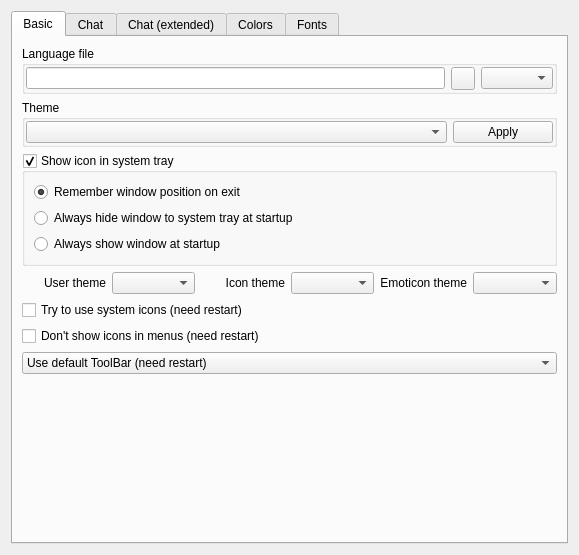
<?xml version="1.0" encoding="UTF-8"?>
<ui version="4.0">
 <class>UISettingsGUI</class>
 <widget class="QWidget" name="UISettingsGUI">
  <property name="geometry">
   <rect>
    <x>0</x>
    <y>0</y>
    <width>579</width>
    <height>555</height>
   </rect>
  </property>
  <property name="windowTitle">
   <string notr="true"/>
  </property>
  <layout class="QGridLayout" name="gridLayout">
   <item row="0" column="0">
    <widget class="QTabWidget" name="tabWidget">
     <property name="currentIndex">
      <number>0</number>
     </property>
     <widget class="QWidget" name="tab_2">
      <attribute name="title">
       <string>Basic</string>
      </attribute>
      <layout class="QVBoxLayout" name="verticalLayout_4">
       <item>
        <widget class="QGroupBox" name="groupBox_2">
         <property name="title">
          <string>Language file</string>
         </property>
         <layout class="QGridLayout" name="gridLayout_6">
          <property name="margin">
           <number>1</number>
          </property>
          <item row="0" column="0">
           <widget class="LineEdit" name="lineEdit_LANGFILE"/>
          </item>
          <item row="0" column="1">
           <widget class="QToolButton" name="toolButton_LANGBROWSE">
            <property name="text">
             <string/>
            </property>
           </widget>
          </item>
          <item row="0" column="2">
           <widget class="QComboBox" name="comboBox_LANGS"/>
          </item>
         </layout>
        </widget>
       </item>
       <item>
        <widget class="QGroupBox" name="groupBox_3">
         <property name="title">
          <string>Theme</string>
         </property>
         <layout class="QGridLayout" name="gridLayout_5">
          <property name="margin">
           <number>1</number>
          </property>
          <item row="0" column="0">
           <widget class="QComboBox" name="comboBox_THEMES"/>
          </item>
          <item row="0" column="1">
           <widget class="QPushButton" name="pushButton_TEST">
            <property name="maximumSize">
             <size>
              <width>100</width>
              <height>16777215</height>
             </size>
            </property>
            <property name="text">
             <string>Apply</string>
            </property>
           </widget>
          </item>
         </layout>
        </widget>
       </item>
       <item>
        <widget class="QGroupBox" name="groupBox_TRAY">
         <property name="title">
          <string>Show icon in system tray</string>
         </property>
         <property name="checkable">
          <bool>true</bool>
         </property>
         <layout class="QVBoxLayout" name="verticalLayout">
          <item>
           <widget class="QRadioButton" name="radioButton_REMEMBER">
            <property name="text">
             <string>Remember window position on exit</string>
            </property>
            <property name="checked">
             <bool>true</bool>
            </property>
           </widget>
          </item>
          <item>
           <widget class="QRadioButton" name="radioButton_HIDE">
            <property name="text">
             <string>Always hide window to system tray at startup</string>
            </property>
           </widget>
          </item>
          <item>
           <widget class="QRadioButton" name="radioButton_SHOW">
            <property name="text">
             <string>Always show window at startup</string>
            </property>
           </widget>
          </item>
         </layout>
        </widget>
       </item>
       <item>
        <layout class="QHBoxLayout" name="horizontalLayout">
         <item>
          <widget class="QLabel" name="label_13">
           <property name="toolTip">
            <string>(need restart)</string>
           </property>
           <property name="text">
            <string>User theme</string>
           </property>
           <property name="alignment">
            <set>Qt::AlignRight|Qt::AlignTrailing|Qt::AlignVCenter</set>
           </property>
           <property name="wordWrap">
            <bool>true</bool>
           </property>
          </widget>
         </item>
         <item>
          <widget class="QComboBox" name="comboBox_USERS">
           <property name="toolTip">
            <string>(need restart)</string>
           </property>
          </widget>
         </item>
         <item>
          <widget class="QLabel" name="label_2">
           <property name="text">
            <string>Icon theme</string>
           </property>
           <property name="alignment">
            <set>Qt::AlignRight|Qt::AlignTrailing|Qt::AlignVCenter</set>
           </property>
           <property name="wordWrap">
            <bool>true</bool>
           </property>
          </widget>
         </item>
         <item>
          <widget class="QComboBox" name="comboBox_ICONS"/>
         </item>
         <item>
          <widget class="QLabel" name="label_3">
           <property name="text">
            <string>Emoticon theme</string>
           </property>
           <property name="alignment">
            <set>Qt::AlignRight|Qt::AlignTrailing|Qt::AlignVCenter</set>
           </property>
           <property name="wordWrap">
            <bool>true</bool>
           </property>
          </widget>
         </item>
         <item>
          <widget class="QComboBox" name="comboBox_EMOT"/>
         </item>
        </layout>
       </item>
       <item>
        <widget class="QCheckBox" name="checkBox_ICONTHEME">
         <property name="text">
          <string>Try to use system icons (need restart)</string>
         </property>
        </widget>
       </item>
       <item>
        <widget class="QCheckBox" name="checkBox_HIDE_ICONS_IN_MENU">
         <property name="text">
          <string>Don't show icons in menus (need restart)</string>
         </property>
        </widget>
       </item>
       <item>
        <widget class="QComboBox" name="comboBox_TABBAR">
         <item>
          <property name="text">
           <string>Use default ToolBar (need restart)</string>
          </property>
         </item>
         <item>
          <property name="text">
           <string>Use multi-line ToolBar (need restart)</string>
          </property>
         </item>
         <item>
          <property name="text">
           <string>Use SideBar instead of ToolBar (need restart)</string>
          </property>
         </item>
        </widget>
       </item>
       <item>
        <spacer name="verticalSpacer">
         <property name="orientation">
          <enum>Qt::Vertical</enum>
         </property>
         <property name="sizeHint" stdset="0">
          <size>
           <width>20</width>
           <height>40</height>
          </size>
         </property>
        </spacer>
       </item>
      </layout>
     </widget>
     <widget class="QWidget" name="tab">
      <attribute name="title">
       <string>Chat</string>
      </attribute>
      <layout class="QVBoxLayout" name="verticalLayout_2">
       <item>
        <widget class="QCheckBox" name="checkBox_CHATJOINS">
         <property name="text">
          <string>Show joins</string>
         </property>
        </widget>
       </item>
       <item>
        <widget class="QCheckBox" name="checkBox_JOINSFAV">
         <property name="enabled">
          <bool>false</bool>
         </property>
         <property name="text">
          <string>Show joins only for favorite users</string>
         </property>
        </widget>
       </item>
       <item>
        <widget class="QCheckBox" name="checkBox_CHATHIDDEN">
         <property name="text">
          <string>Show hidden users</string>
         </property>
        </widget>
       </item>
       <item>
        <widget class="QCheckBox" name="checkBox_IGNOREPMHUB">
         <property name="text">
          <string>Ignore private messages from Hub</string>
         </property>
        </widget>
       </item>
       <item>
        <widget class="QCheckBox" name="checkBox_IGNOREPMBOT">
         <property name="text">
          <string>Ignore private messages from Bot</string>
         </property>
        </widget>
       </item>
       <item>
        <widget class="QCheckBox" name="checkBox_REDIRECTPMBOT">
         <property name="text">
          <string>Redirect messages from Bot to the main chat</string>
         </property>
        </widget>
       </item>
       <item>
        <widget class="QCheckBox" name="checkBox_REDIRECT_UNREAD">
         <property name="text">
          <string>Redirect new personal messages to the main chat</string>
         </property>
        </widget>
       </item>
       <item>
        <widget class="QCheckBox" name="checkBox_KEEPFOCUS">
         <property name="text">
          <string>Do not change focus on new incoming private messages</string>
         </property>
         <property name="autoExclusive">
          <bool>false</bool>
         </property>
        </widget>
       </item>
       <item>
        <widget class="QCheckBox" name="checkBox_UNREADEN_DRAW_LINE">
         <property name="text">
          <string>Use separator for unread messages in the chat</string>
         </property>
        </widget>
       </item>
       <item>
        <widget class="QCheckBox" name="checkBox_ROTATING">
         <property name="text">
          <string>Filter kick-messages from the chat</string>
         </property>
        </widget>
       </item>
       <item>
        <widget class="QCheckBox" name="checkBox_USE_CTRL_ENTER">
         <property name="text">
          <string>Use Ctrl+Enter to send messages</string>
         </property>
         <property name="autoExclusive">
          <bool>false</bool>
         </property>
        </widget>
       </item>
       <item>
        <widget class="QCheckBox" name="checkBox_EMOT">
         <property name="text">
          <string>Enable emoticons</string>
         </property>
        </widget>
       </item>
       <item>
        <widget class="QCheckBox" name="checkBox_EMOTFORCE">
         <property name="toolTip">
          <string>If checked, you'll see emoticons even in the middle of words.
If unchecked, you'll see emoticons only if they are isolated
from other words by spaces.</string>
         </property>
         <property name="text">
          <string>Force emoticon parsing</string>
         </property>
        </widget>
       </item>
       <item>
        <widget class="QCheckBox" name="checkBox_SMILEPANEL">
         <property name="text">
          <string>Use emoticons panel</string>
         </property>
        </widget>
       </item>
       <item>
        <widget class="QCheckBox" name="checkBox_HIDESMILEPANEL">
         <property name="text">
          <string>Autohide emoticons panel</string>
         </property>
        </widget>
       </item>
       <item>
        <spacer name="verticalSpacer_2">
         <property name="orientation">
          <enum>Qt::Vertical</enum>
         </property>
         <property name="sizeHint" stdset="0">
          <size>
           <width>20</width>
           <height>40</height>
          </size>
         </property>
        </spacer>
       </item>
      </layout>
     </widget>
     <widget class="QWidget" name="tab_5">
      <attribute name="title">
       <string>Chat (extended)</string>
      </attribute>
      <layout class="QVBoxLayout" name="verticalLayout_5">
       <item>
        <layout class="QGridLayout" name="gridLayout_8">
         <item row="0" column="0">
          <widget class="QLabel" name="label_8">
           <property name="sizePolicy">
            <sizepolicy hsizetype="Expanding" vsizetype="Preferred">
             <horstretch>0</horstretch>
             <verstretch>0</verstretch>
            </sizepolicy>
           </property>
           <property name="text">
            <string>Double click action</string>
           </property>
           <property name="alignment">
            <set>Qt::AlignRight|Qt::AlignTrailing|Qt::AlignVCenter</set>
           </property>
           <property name="wordWrap">
            <bool>true</bool>
           </property>
          </widget>
         </item>
         <item row="0" column="1">
          <widget class="QComboBox" name="comboBox_DBL_CLICK">
           <item>
            <property name="text">
             <string>Insert nick into input widget</string>
            </property>
           </item>
           <item>
            <property name="text">
             <string>Get file list</string>
            </property>
           </item>
           <item>
            <property name="text">
             <string>Private message</string>
            </property>
           </item>
          </widget>
         </item>
         <item row="1" column="1">
          <widget class="QComboBox" name="comboBox_MDL_CLICK">
           <item>
            <property name="text">
             <string>Insert nick into input widget</string>
            </property>
           </item>
           <item>
            <property name="text">
             <string>Get file list</string>
            </property>
           </item>
           <item>
            <property name="text">
             <string>Private message</string>
            </property>
           </item>
          </widget>
         </item>
         <item row="3" column="0">
          <widget class="QLabel" name="label_10">
           <property name="sizePolicy">
            <sizepolicy hsizetype="Expanding" vsizetype="Preferred">
             <horstretch>0</horstretch>
             <verstretch>0</verstretch>
            </sizepolicy>
           </property>
           <property name="toolTip">
            <string>Show kibibyte (KiB) or kilobyte (KB), etc.</string>
           </property>
           <property name="text">
            <string>Application unit base</string>
           </property>
           <property name="alignment">
            <set>Qt::AlignRight|Qt::AlignTrailing|Qt::AlignVCenter</set>
           </property>
           <property name="wordWrap">
            <bool>true</bool>
           </property>
          </widget>
         </item>
         <item row="3" column="1">
          <widget class="QComboBox" name="comboBox_APP_UNIT_BASE">
           <property name="currentText" stdset="0">
            <string notr="true">IEC</string>
           </property>
           <item>
            <property name="text">
             <string notr="true">IEC</string>
            </property>
           </item>
           <item>
            <property name="text">
             <string notr="true">JEDEC</string>
            </property>
           </item>
           <item>
            <property name="text">
             <string>Metric</string>
            </property>
           </item>
          </widget>
         </item>
         <item row="4" column="0">
          <widget class="QLabel" name="label_11">
           <property name="sizePolicy">
            <sizepolicy hsizetype="Expanding" vsizetype="Preferred">
             <horstretch>0</horstretch>
             <verstretch>0</verstretch>
            </sizepolicy>
           </property>
           <property name="toolTip">
            <string>&lt;html&gt;&lt;head/&gt;&lt;body&gt;&lt;p&gt;These expressions may be used for the time:&lt;/p&gt;&lt;table border=&quot;0&quot; style=&quot; margin-top:0px; margin-bottom:0px; margin-left:0px; margin-right:0px;&quot; cellspacing=&quot;2&quot; cellpadding=&quot;0&quot;&gt;&lt;thead&gt;&lt;tr&gt;&lt;td&gt;&lt;p align=&quot;center&quot;&gt;&lt;span style=&quot; font-weight:600;&quot;&gt;Expression&lt;/span&gt;&lt;/p&gt;&lt;/td&gt;&lt;td&gt;&lt;p align=&quot;center&quot;&gt;&lt;span style=&quot; font-weight:600;&quot;&gt;Output&lt;/span&gt;&lt;/p&gt;&lt;/td&gt;&lt;/tr&gt;&lt;/thead&gt;&lt;tr&gt;&lt;td style=&quot; vertical-align:top;&quot;&gt;&lt;p&gt;h&lt;/p&gt;&lt;/td&gt;&lt;td style=&quot; vertical-align:top;&quot;&gt;&lt;p&gt;the hour without a leading zero (0 to 23 or 1 to 12 if AM/PM display)&lt;/p&gt;&lt;/td&gt;&lt;/tr&gt;&lt;tr&gt;&lt;td style=&quot; vertical-align:top;&quot;&gt;&lt;p&gt;hh&lt;/p&gt;&lt;/td&gt;&lt;td style=&quot; vertical-align:top;&quot;&gt;&lt;p&gt;the hour with a leading zero (00 to 23 or 01 to 12 if AM/PM display)&lt;/p&gt;&lt;/td&gt;&lt;/tr&gt;&lt;tr&gt;&lt;td style=&quot; vertical-align:top;&quot;&gt;&lt;p&gt;H&lt;/p&gt;&lt;/td&gt;&lt;td style=&quot; vertical-align:top;&quot;&gt;&lt;p&gt;the hour without a leading zero (0 to 23, even with AM/PM display)&lt;/p&gt;&lt;/td&gt;&lt;/tr&gt;&lt;tr&gt;&lt;td style=&quot; vertical-align:top;&quot;&gt;&lt;p&gt;HH&lt;/p&gt;&lt;/td&gt;&lt;td style=&quot; vertical-align:top;&quot;&gt;&lt;p&gt;the hour with a leading zero (00 to 23, even with AM/PM display)&lt;/p&gt;&lt;/td&gt;&lt;/tr&gt;&lt;tr&gt;&lt;td style=&quot; vertical-align:top;&quot;&gt;&lt;p&gt;m&lt;/p&gt;&lt;/td&gt;&lt;td style=&quot; vertical-align:top;&quot;&gt;&lt;p&gt;the minute without a leading zero (0 to 59)&lt;/p&gt;&lt;/td&gt;&lt;/tr&gt;&lt;tr&gt;&lt;td style=&quot; vertical-align:top;&quot;&gt;&lt;p&gt;mm&lt;/p&gt;&lt;/td&gt;&lt;td style=&quot; vertical-align:top;&quot;&gt;&lt;p&gt;the minute with a leading zero (00 to 59)&lt;/p&gt;&lt;/td&gt;&lt;/tr&gt;&lt;tr&gt;&lt;td style=&quot; vertical-align:top;&quot;&gt;&lt;p&gt;s&lt;/p&gt;&lt;/td&gt;&lt;td style=&quot; vertical-align:top;&quot;&gt;&lt;p&gt;the second without a leading zero (0 to 59)&lt;/p&gt;&lt;/td&gt;&lt;/tr&gt;&lt;tr&gt;&lt;td style=&quot; vertical-align:top;&quot;&gt;&lt;p&gt;ss&lt;/p&gt;&lt;/td&gt;&lt;td style=&quot; vertical-align:top;&quot;&gt;&lt;p&gt;the second with a leading zero (00 to 59)&lt;/p&gt;&lt;/td&gt;&lt;/tr&gt;&lt;tr&gt;&lt;td style=&quot; vertical-align:top;&quot;&gt;&lt;p&gt;z&lt;/p&gt;&lt;/td&gt;&lt;td style=&quot; vertical-align:top;&quot;&gt;&lt;p&gt;the milliseconds without leading zeroes (0 to 999)&lt;/p&gt;&lt;/td&gt;&lt;/tr&gt;&lt;tr&gt;&lt;td style=&quot; vertical-align:top;&quot;&gt;&lt;p&gt;zzz&lt;/p&gt;&lt;/td&gt;&lt;td style=&quot; vertical-align:top;&quot;&gt;&lt;p&gt;the milliseconds with leading zeroes (000 to 999)&lt;/p&gt;&lt;/td&gt;&lt;/tr&gt;&lt;tr&gt;&lt;td style=&quot; vertical-align:top;&quot;&gt;&lt;p&gt;AP or A&lt;/p&gt;&lt;/td&gt;&lt;td style=&quot; vertical-align:top;&quot;&gt;&lt;p&gt;use AM/PM display. &lt;span style=&quot; font-style:italic;&quot;&gt;A/AP&lt;/span&gt; will be replaced by either &amp;quot;AM&amp;quot; or &amp;quot;PM&amp;quot;.&lt;/p&gt;&lt;/td&gt;&lt;/tr&gt;&lt;tr&gt;&lt;td style=&quot; vertical-align:top;&quot;&gt;&lt;p&gt;ap or a&lt;/p&gt;&lt;/td&gt;&lt;td style=&quot; vertical-align:top;&quot;&gt;&lt;p&gt;use am/pm display. &lt;span style=&quot; font-style:italic;&quot;&gt;a/ap&lt;/span&gt; will be replaced by either &amp;quot;am&amp;quot; or &amp;quot;pm&amp;quot;.&lt;/p&gt;&lt;/td&gt;&lt;/tr&gt;&lt;tr&gt;&lt;td style=&quot; vertical-align:top;&quot;&gt;&lt;p&gt;t&lt;/p&gt;&lt;/td&gt;&lt;td style=&quot; vertical-align:top;&quot;&gt;&lt;p&gt;the timezone (for example &amp;quot;CEST&amp;quot;)&lt;/p&gt;&lt;/td&gt;&lt;/tr&gt;&lt;/table&gt;&lt;/body&gt;&lt;/html&gt;</string>
           </property>
           <property name="text">
            <string>Timestamp</string>
           </property>
           <property name="alignment">
            <set>Qt::AlignRight|Qt::AlignTrailing|Qt::AlignVCenter</set>
           </property>
           <property name="wordWrap">
            <bool>true</bool>
           </property>
          </widget>
         </item>
         <item row="1" column="0">
          <widget class="QLabel" name="label_9">
           <property name="sizePolicy">
            <sizepolicy hsizetype="Expanding" vsizetype="Preferred">
             <horstretch>0</horstretch>
             <verstretch>0</verstretch>
            </sizepolicy>
           </property>
           <property name="text">
            <string>Middle click action</string>
           </property>
           <property name="alignment">
            <set>Qt::AlignRight|Qt::AlignTrailing|Qt::AlignVCenter</set>
           </property>
           <property name="wordWrap">
            <bool>true</bool>
           </property>
          </widget>
         </item>
         <item row="2" column="0">
          <widget class="QLabel" name="label_12">
           <property name="sizePolicy">
            <sizepolicy hsizetype="Expanding" vsizetype="Preferred">
             <horstretch>0</horstretch>
             <verstretch>0</verstretch>
            </sizepolicy>
           </property>
           <property name="text">
            <string>Default action with magnet</string>
           </property>
           <property name="alignment">
            <set>Qt::AlignRight|Qt::AlignTrailing|Qt::AlignVCenter</set>
           </property>
           <property name="wordWrap">
            <bool>true</bool>
           </property>
          </widget>
         </item>
         <item row="2" column="1">
          <widget class="QComboBox" name="comboBox_DEF_MAGNET_ACTION">
           <item>
            <property name="text">
             <string>Ask</string>
            </property>
           </item>
           <item>
            <property name="text">
             <string>Search</string>
            </property>
           </item>
           <item>
            <property name="text">
             <string>Download</string>
            </property>
           </item>
          </widget>
         </item>
         <item row="4" column="1">
          <widget class="QLineEdit" name="lineEdit_TIMESTAMP">
           <property name="text">
            <string notr="true">hh:mm:ss</string>
           </property>
          </widget>
         </item>
        </layout>
       </item>
       <item>
        <layout class="QGridLayout" name="gridLayout_2">
         <item row="1" column="0">
          <widget class="QLabel" name="label">
           <property name="sizePolicy">
            <sizepolicy hsizetype="Expanding" vsizetype="Preferred">
             <horstretch>0</horstretch>
             <verstretch>0</verstretch>
            </sizepolicy>
           </property>
           <property name="text">
            <string>Remember outgoing messages (0 = don't remember)</string>
           </property>
           <property name="alignment">
            <set>Qt::AlignRight|Qt::AlignTrailing|Qt::AlignVCenter</set>
           </property>
           <property name="wordWrap">
            <bool>true</bool>
           </property>
          </widget>
         </item>
         <item row="1" column="1">
          <widget class="QSpinBox" name="spinBox_OUT_IN_HIST">
           <property name="maximum">
            <number>500</number>
           </property>
           <property name="value">
            <number>50</number>
           </property>
          </widget>
         </item>
         <item row="2" column="0">
          <widget class="QLabel" name="label_6">
           <property name="sizePolicy">
            <sizepolicy hsizetype="Expanding" vsizetype="Preferred">
             <horstretch>0</horstretch>
             <verstretch>0</verstretch>
            </sizepolicy>
           </property>
           <property name="text">
            <string>Maximum paragraphs</string>
           </property>
           <property name="alignment">
            <set>Qt::AlignRight|Qt::AlignTrailing|Qt::AlignVCenter</set>
           </property>
           <property name="wordWrap">
            <bool>true</bool>
           </property>
          </widget>
         </item>
         <item row="2" column="1">
          <widget class="QSpinBox" name="spinBox_PARAGRAPHS">
           <property name="maximum">
            <number>1000000</number>
           </property>
          </widget>
         </item>
         <item row="3" column="0">
          <widget class="QLabel" name="label_7">
           <property name="sizePolicy">
            <sizepolicy hsizetype="Expanding" vsizetype="Preferred">
             <horstretch>0</horstretch>
             <verstretch>0</verstretch>
            </sizepolicy>
           </property>
           <property name="text">
            <string>Separator in chat</string>
           </property>
           <property name="alignment">
            <set>Qt::AlignRight|Qt::AlignTrailing|Qt::AlignVCenter</set>
           </property>
           <property name="wordWrap">
            <bool>true</bool>
           </property>
          </widget>
         </item>
         <item row="3" column="1">
          <widget class="QComboBox" name="comboBox_CHAT_SEPARATOR">
           <item>
            <property name="text">
             <string notr="true">:</string>
            </property>
           </item>
           <item>
            <property name="text">
             <string notr="true">,</string>
            </property>
           </item>
          </widget>
         </item>
        </layout>
       </item>
       <item>
        <widget class="QCheckBox" name="checkBox_HIGHLIGHTFAVS">
         <property name="text">
          <string>Highlight favorite users in user list</string>
         </property>
        </widget>
       </item>
       <item>
        <widget class="QCheckBox" name="checkBox_CHAT_SHOW_IP">
         <property name="toolTip">
          <string>Depending on hub configuration: information about
them is usually available only to operators</string>
         </property>
         <property name="text">
          <string>Show ip-addresses of users in chat</string>
         </property>
        </widget>
       </item>
       <item>
        <widget class="QCheckBox" name="checkBox_CHAT_SHOW_CC">
         <property name="text">
          <string>Show country of users in chat</string>
         </property>
        </widget>
       </item>
       <item>
        <widget class="QCheckBox" name="checkBox_BB_CODE">
         <property name="text">
          <string>Parse BBCode</string>
         </property>
        </widget>
       </item>
       <item>
        <spacer name="verticalSpacer_4">
         <property name="orientation">
          <enum>Qt::Vertical</enum>
         </property>
         <property name="sizeHint" stdset="0">
          <size>
           <width>20</width>
           <height>118</height>
          </size>
         </property>
        </spacer>
       </item>
      </layout>
     </widget>
     <widget class="QWidget" name="tab_3">
      <attribute name="title">
       <string>Colors</string>
      </attribute>
      <layout class="QVBoxLayout" name="verticalLayout_3">
       <item>
        <widget class="QGroupBox" name="groupBox">
         <property name="title">
          <string>Text colors in chat</string>
         </property>
         <layout class="QGridLayout" name="gridLayout_3">
          <property name="margin">
           <number>1</number>
          </property>
          <item row="0" column="0">
           <widget class="QListWidget" name="listWidget_CHATCOLOR">
            <property name="minimumSize">
             <size>
              <width>0</width>
              <height>35</height>
             </size>
            </property>
           </widget>
          </item>
         </layout>
        </widget>
       </item>
       <item>
        <widget class="QGroupBox" name="groupBox_5">
         <property name="title">
          <string>Highlighting of search results in the chat</string>
         </property>
         <layout class="QHBoxLayout" name="horizontalLayout_2">
          <property name="margin">
           <number>1</number>
          </property>
          <item>
           <widget class="QLabel" name="label_4">
            <property name="text">
             <string>Color</string>
            </property>
            <property name="wordWrap">
             <bool>true</bool>
            </property>
           </widget>
          </item>
          <item>
           <widget class="QToolButton" name="toolButton_H_COLOR">
            <property name="toolTip">
             <string/>
            </property>
            <property name="text">
             <string/>
            </property>
           </widget>
          </item>
          <item>
           <widget class="QLabel" name="label_5">
            <property name="text">
             <string>Transparency</string>
            </property>
            <property name="wordWrap">
             <bool>true</bool>
            </property>
           </widget>
          </item>
          <item>
           <widget class="QSlider" name="horizontalSlider_H_COLOR">
            <property name="toolTip">
             <string/>
            </property>
            <property name="maximum">
             <number>255</number>
            </property>
            <property name="value">
             <number>127</number>
            </property>
            <property name="orientation">
             <enum>Qt::Horizontal</enum>
            </property>
           </widget>
          </item>
         </layout>
        </widget>
       </item>
       <item>
        <widget class="QGroupBox" name="groupBox_6">
         <property name="title">
          <string>Highlighting of already shared files</string>
         </property>
         <layout class="QGridLayout" name="gridLayout_9">
          <property name="margin">
           <number>1</number>
          </property>
          <item row="0" column="0">
           <widget class="QLabel" name="label_14">
            <property name="text">
             <string>Color</string>
            </property>
            <property name="wordWrap">
             <bool>true</bool>
            </property>
           </widget>
          </item>
          <item row="0" column="1">
           <widget class="QToolButton" name="toolButton_SHAREDFILES">
            <property name="text">
             <string/>
            </property>
           </widget>
          </item>
          <item row="0" column="2">
           <widget class="QLabel" name="label_15">
            <property name="text">
             <string>Tint strength</string>
            </property>
           </widget>
          </item>
          <item row="0" column="3">
           <widget class="QSlider" name="horizontalSlider_SHAREDFILES">
            <property name="maximum">
             <number>255</number>
            </property>
            <property name="value">
             <number>127</number>
            </property>
            <property name="orientation">
             <enum>Qt::Horizontal</enum>
            </property>
           </widget>
          </item>
         </layout>
        </widget>
       </item>
       <item>
        <widget class="QGroupBox" name="groupBox_7">
         <property name="sizePolicy">
          <sizepolicy hsizetype="Preferred" vsizetype="Expanding">
           <horstretch>0</horstretch>
           <verstretch>0</verstretch>
          </sizepolicy>
         </property>
         <property name="title">
          <string>Transfer colors</string>
         </property>
         <layout class="QGridLayout" name="gridLayout_10">
          <property name="margin">
           <number>1</number>
          </property>
          <item row="0" column="1">
           <widget class="QToolButton" name="toolButton_DOWNLOADSCLR">
            <property name="text">
             <string/>
            </property>
           </widget>
          </item>
          <item row="0" column="0">
           <widget class="QLabel" name="label_16">
            <property name="text">
             <string>Download</string>
            </property>
           </widget>
          </item>
          <item row="0" column="2">
           <widget class="QLabel" name="label_17">
            <property name="text">
             <string>Upload</string>
            </property>
           </widget>
          </item>
          <item row="0" column="3">
           <widget class="QToolButton" name="toolButton_UPLOADSCLR">
            <property name="text">
             <string/>
            </property>
           </widget>
          </item>
          <item row="0" column="4">
           <spacer name="horizontalSpacer_2">
            <property name="orientation">
             <enum>Qt::Horizontal</enum>
            </property>
            <property name="sizeHint" stdset="0">
             <size>
              <width>40</width>
              <height>20</height>
             </size>
            </property>
           </spacer>
          </item>
          <item row="0" column="5">
           <widget class="QPushButton" name="pushButton_RESET">
            <property name="text">
             <string>Reset</string>
            </property>
           </widget>
          </item>
         </layout>
        </widget>
       </item>
       <item>
        <layout class="QHBoxLayout" name="horizontalLayout_3">
         <item>
          <widget class="QCheckBox" name="checkBox_CHAT_BACKGROUND_COLOR">
           <property name="text">
            <string>Change background color in the chat</string>
           </property>
          </widget>
         </item>
         <item>
          <widget class="QToolButton" name="toolButton_CHAT_BACKGROUND_COLOR">
           <property name="text">
            <string/>
           </property>
          </widget>
         </item>
         <item>
          <spacer name="horizontalSpacer">
           <property name="orientation">
            <enum>Qt::Horizontal</enum>
           </property>
           <property name="sizeHint" stdset="0">
            <size>
             <width>40</width>
             <height>20</height>
            </size>
           </property>
          </spacer>
         </item>
        </layout>
       </item>
       <item>
        <spacer name="verticalSpacer_3">
         <property name="orientation">
          <enum>Qt::Vertical</enum>
         </property>
         <property name="sizeHint" stdset="0">
          <size>
           <width>20</width>
           <height>8</height>
          </size>
         </property>
        </spacer>
       </item>
      </layout>
     </widget>
     <widget class="QWidget" name="tab_4">
      <attribute name="title">
       <string>Fonts</string>
      </attribute>
      <layout class="QGridLayout" name="gridLayout_4">
       <item row="0" column="0">
        <widget class="QTableView" name="tableView"/>
       </item>
      </layout>
     </widget>
    </widget>
   </item>
  </layout>
 </widget>
 <customwidgets>
  <customwidget>
   <class>LineEdit</class>
   <extends>QLineEdit</extends>
   <header>LineEdit.h</header>
  </customwidget>
 </customwidgets>
 <resources/>
 <connections>
  <connection>
   <sender>checkBox_CHATJOINS</sender>
   <signal>toggled(bool)</signal>
   <receiver>checkBox_JOINSFAV</receiver>
   <slot>setEnabled(bool)</slot>
   <hints>
    <hint type="sourcelabel">
     <x>82</x>
     <y>94</y>
    </hint>
    <hint type="destinationlabel">
     <x>80</x>
     <y>115</y>
    </hint>
   </hints>
  </connection>
  <connection>
   <sender>checkBox_EMOT</sender>
   <signal>toggled(bool)</signal>
   <receiver>checkBox_EMOTFORCE</receiver>
   <slot>setEnabled(bool)</slot>
   <hints>
    <hint type="sourcelabel">
     <x>280</x>
     <y>295</y>
    </hint>
    <hint type="destinationlabel">
     <x>280</x>
     <y>320</y>
    </hint>
   </hints>
  </connection>
  <connection>
   <sender>checkBox_SMILEPANEL</sender>
   <signal>toggled(bool)</signal>
   <receiver>checkBox_HIDESMILEPANEL</receiver>
   <slot>setEnabled(bool)</slot>
   <hints>
    <hint type="sourcelabel">
     <x>280</x>
     <y>345</y>
    </hint>
    <hint type="destinationlabel">
     <x>280</x>
     <y>370</y>
    </hint>
   </hints>
  </connection>
  <connection>
   <sender>checkBox_CHAT_BACKGROUND_COLOR</sender>
   <signal>toggled(bool)</signal>
   <receiver>toolButton_CHAT_BACKGROUND_COLOR</receiver>
   <slot>setEnabled(bool)</slot>
   <hints>
    <hint type="sourcelabel">
     <x>145</x>
     <y>369</y>
    </hint>
    <hint type="destinationlabel">
     <x>293</x>
     <y>369</y>
    </hint>
   </hints>
  </connection>
 </connections>
</ui>
